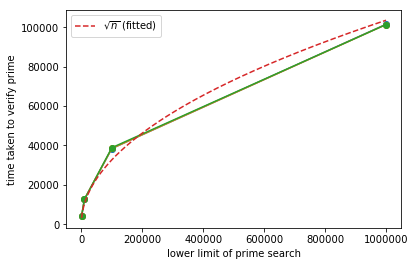

Generate this figure with Python:
import numpy as np
import scipy.optimize as spo
import matplotlib.pyplot as plt

x = [1_000, 10_000, 100_000, 1_000_000]
y = [[4433, 4352, 4397], [12692, 12783, 12664], [38453, 38522, 38885], [101474, 101351, 101330]]

scale, _ = spo.curve_fit(lambda n, a: a * np.sqrt(n), np.tile(x, (3, 1)).T.ravel(), np.ravel(y))

xs = np.arange(x[0], x[-1])

plt.plot(x, y, '-o')
plt.plot(xs, scale * np.sqrt(xs), '--', label='$\sqrt{n}$ (fitted)')

plt.xlabel('lower limit of prime search')
plt.ylabel('time taken to verify prime')
plt.legend()
